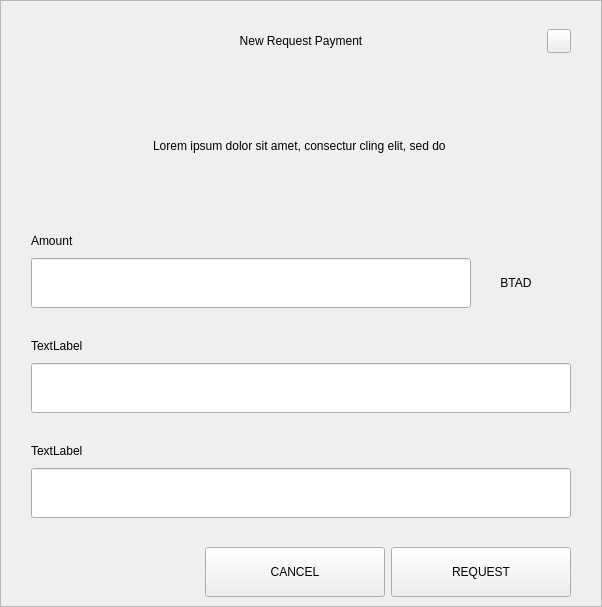
<?xml version="1.0" encoding="UTF-8"?>
<ui version="4.0">
 <class>RequestDialog</class>
 <widget class="QDialog" name="RequestDialog">
  <property name="geometry">
   <rect>
    <x>0</x>
    <y>0</y>
    <width>602</width>
    <height>607</height>
   </rect>
  </property>
  <property name="windowTitle">
   <string>Dialog</string>
  </property>
  <layout class="QVBoxLayout" name="verticalLayout_5">
   <property name="spacing">
    <number>0</number>
   </property>
   <property name="leftMargin">
    <number>0</number>
   </property>
   <property name="topMargin">
    <number>0</number>
   </property>
   <property name="rightMargin">
    <number>0</number>
   </property>
   <property name="bottomMargin">
    <number>0</number>
   </property>
   <item>
    <widget class="QFrame" name="frame">
     <property name="styleSheet">
      <string notr="true"/>
     </property>
     <property name="frameShape">
      <enum>QFrame::StyledPanel</enum>
     </property>
     <property name="frameShadow">
      <enum>QFrame::Raised</enum>
     </property>
     <layout class="QVBoxLayout" name="verticalLayout_4" stretch="1,0,0">
      <property name="spacing">
       <number>0</number>
      </property>
      <property name="leftMargin">
       <number>30</number>
      </property>
      <property name="topMargin">
       <number>20</number>
      </property>
      <property name="rightMargin">
       <number>30</number>
      </property>
      <property name="bottomMargin">
       <number>0</number>
      </property>
      <item>
       <layout class="QHBoxLayout" name="horizontalLayout_3">
        <property name="spacing">
         <number>0</number>
        </property>
        <item>
         <spacer name="horizontalSpacer_21">
          <property name="orientation">
           <enum>Qt::Horizontal</enum>
          </property>
          <property name="sizeHint" stdset="0">
           <size>
            <width>40</width>
            <height>20</height>
           </size>
          </property>
         </spacer>
        </item>
        <item>
         <widget class="QLabel" name="labelTitle">
          <property name="minimumSize">
           <size>
            <width>0</width>
            <height>40</height>
           </size>
          </property>
          <property name="maximumSize">
           <size>
            <width>16777215</width>
            <height>40</height>
           </size>
          </property>
          <property name="styleSheet">
           <string notr="true">padding-left:24px;</string>
          </property>
          <property name="text">
           <string>New Request Payment</string>
          </property>
          <property name="alignment">
           <set>Qt::AlignCenter</set>
          </property>
          <property name="margin">
           <number>7</number>
          </property>
         </widget>
        </item>
        <item>
         <spacer name="horizontalSpacer">
          <property name="orientation">
           <enum>Qt::Horizontal</enum>
          </property>
          <property name="sizeHint" stdset="0">
           <size>
            <width>40</width>
            <height>20</height>
           </size>
          </property>
         </spacer>
        </item>
        <item>
         <widget class="QPushButton" name="btnEsc">
          <property name="minimumSize">
           <size>
            <width>24</width>
            <height>24</height>
           </size>
          </property>
          <property name="maximumSize">
           <size>
            <width>24</width>
            <height>24</height>
           </size>
          </property>
          <property name="focusPolicy">
           <enum>Qt::NoFocus</enum>
          </property>
          <property name="text">
           <string/>
          </property>
         </widget>
        </item>
       </layout>
      </item>
      <item>
       <widget class="QStackedWidget" name="stack">
        <property name="minimumSize">
         <size>
          <width>540</width>
          <height>0</height>
         </size>
        </property>
        <property name="maximumSize">
         <size>
          <width>540</width>
          <height>16777215</height>
         </size>
        </property>
        <property name="currentIndex">
         <number>0</number>
        </property>
        <widget class="QWidget" name="page_1">
         <property name="minimumSize">
          <size>
           <width>540</width>
           <height>0</height>
          </size>
         </property>
         <property name="maximumSize">
          <size>
           <width>540</width>
           <height>16777215</height>
          </size>
         </property>
         <layout class="QVBoxLayout" name="layout1">
          <property name="spacing">
           <number>0</number>
          </property>
          <property name="leftMargin">
           <number>0</number>
          </property>
          <property name="topMargin">
           <number>0</number>
          </property>
          <property name="rightMargin">
           <number>0</number>
          </property>
          <property name="bottomMargin">
           <number>0</number>
          </property>
          <item>
           <spacer name="verticalSpacer_21">
            <property name="orientation">
             <enum>Qt::Vertical</enum>
            </property>
            <property name="sizeType">
             <enum>QSizePolicy::Fixed</enum>
            </property>
            <property name="sizeHint" stdset="0">
             <size>
              <width>20</width>
              <height>30</height>
             </size>
            </property>
           </spacer>
          </item>
          <item alignment="Qt::AlignHCenter">
           <widget class="QLabel" name="labelMessage">
            <property name="minimumSize">
             <size>
              <width>400</width>
              <height>50</height>
             </size>
            </property>
            <property name="text">
             <string>Lorem ipsum dolor sit amet, consectur cling elit, sed do </string>
            </property>
            <property name="alignment">
             <set>Qt::AlignCenter</set>
            </property>
            <property name="wordWrap">
             <bool>true</bool>
            </property>
           </widget>
          </item>
          <item alignment="Qt::AlignBottom">
           <widget class="QWidget" name="containerAmount" native="true">
            <layout class="QVBoxLayout" name="verticalLayout">
             <property name="spacing">
              <number>9</number>
             </property>
             <property name="leftMargin">
              <number>0</number>
             </property>
             <property name="topMargin">
              <number>0</number>
             </property>
             <property name="rightMargin">
              <number>0</number>
             </property>
             <property name="bottomMargin">
              <number>0</number>
             </property>
             <item>
              <widget class="QLabel" name="labelSubtitleAmount">
               <property name="minimumSize">
                <size>
                 <width>350</width>
                 <height>16</height>
                </size>
               </property>
               <property name="maximumSize">
                <size>
                 <width>16777215</width>
                 <height>16</height>
                </size>
               </property>
               <property name="text">
                <string>Amount</string>
               </property>
              </widget>
             </item>
             <item alignment="Qt::AlignTop">
              <widget class="QWidget" name="layoutAmount" native="true">
               <layout class="QHBoxLayout" name="horizontalLayout" stretch="2,0">
                <property name="spacing">
                 <number>0</number>
                </property>
                <property name="leftMargin">
                 <number>0</number>
                </property>
                <property name="topMargin">
                 <number>0</number>
                </property>
                <property name="rightMargin">
                 <number>0</number>
                </property>
                <property name="bottomMargin">
                 <number>0</number>
                </property>
                <item>
                 <widget class="QLineEdit" name="lineEditAmount">
                  <property name="minimumSize">
                   <size>
                    <width>0</width>
                    <height>50</height>
                   </size>
                  </property>
                  <property name="maximumSize">
                   <size>
                    <width>16777215</width>
                    <height>50</height>
                   </size>
                  </property>
                 </widget>
                </item>
                <item>
                 <widget class="QWidget" name="comboContainer" native="true">
                  <property name="minimumSize">
                   <size>
                    <width>100</width>
                    <height>50</height>
                   </size>
                  </property>
                  <property name="maximumSize">
                   <size>
                    <width>16777215</width>
                    <height>50</height>
                   </size>
                  </property>
                  <layout class="QHBoxLayout" name="horizontalLayout_31">
                   <property name="spacing">
                    <number>0</number>
                   </property>
                   <property name="leftMargin">
                    <number>0</number>
                   </property>
                   <property name="topMargin">
                    <number>0</number>
                   </property>
                   <property name="rightMargin">
                    <number>10</number>
                   </property>
                   <property name="bottomMargin">
                    <number>0</number>
                   </property>
                   <item>
                    <widget class="QLabel" name="comboBoxCoin">
                     <property name="text">
                      <string>BTAD</string>
                     </property>
                     <property name="alignment">
                      <set>Qt::AlignCenter</set>
                     </property>
                    </widget>
                   </item>
                  </layout>
                 </widget>
                </item>
               </layout>
              </widget>
             </item>
            </layout>
           </widget>
          </item>
          <item>
           <spacer name="verticalSpacer_31">
            <property name="orientation">
             <enum>Qt::Vertical</enum>
            </property>
            <property name="sizeType">
             <enum>QSizePolicy::Fixed</enum>
            </property>
            <property name="sizeHint" stdset="0">
             <size>
              <width>20</width>
              <height>30</height>
             </size>
            </property>
           </spacer>
          </item>
          <item>
           <layout class="QVBoxLayout" name="verticalLayoutLabel">
            <property name="spacing">
             <number>9</number>
            </property>
            <item>
             <widget class="QLabel" name="labelSubtitleLabel">
              <property name="minimumSize">
               <size>
                <width>0</width>
                <height>16</height>
               </size>
              </property>
              <property name="maximumSize">
               <size>
                <width>16777215</width>
                <height>16</height>
               </size>
              </property>
              <property name="text">
               <string>TextLabel</string>
              </property>
             </widget>
            </item>
            <item>
             <widget class="QLineEdit" name="lineEditLabel">
              <property name="minimumSize">
               <size>
                <width>0</width>
                <height>50</height>
               </size>
              </property>
              <property name="maximumSize">
               <size>
                <width>16777215</width>
                <height>50</height>
               </size>
              </property>
             </widget>
            </item>
           </layout>
          </item>
          <item>
           <spacer name="verticalSpacer_34">
            <property name="orientation">
             <enum>Qt::Vertical</enum>
            </property>
            <property name="sizeType">
             <enum>QSizePolicy::Fixed</enum>
            </property>
            <property name="sizeHint" stdset="0">
             <size>
              <width>20</width>
              <height>30</height>
             </size>
            </property>
           </spacer>
          </item>
          <item>
           <layout class="QVBoxLayout" name="verticalLayoutDescription">
            <property name="spacing">
             <number>9</number>
            </property>
            <item>
             <widget class="QLabel" name="labelSubtitleDescription">
              <property name="minimumSize">
               <size>
                <width>0</width>
                <height>16</height>
               </size>
              </property>
              <property name="maximumSize">
               <size>
                <width>16777215</width>
                <height>16</height>
               </size>
              </property>
              <property name="text">
               <string>TextLabel</string>
              </property>
             </widget>
            </item>
            <item>
             <widget class="QLineEdit" name="lineEditDescription">
              <property name="minimumSize">
               <size>
                <width>0</width>
                <height>50</height>
               </size>
              </property>
              <property name="maximumSize">
               <size>
                <width>16777215</width>
                <height>50</height>
               </size>
              </property>
             </widget>
            </item>
            <item>
             <spacer name="verticalSpacer_4">
              <property name="orientation">
               <enum>Qt::Vertical</enum>
              </property>
              <property name="sizeType">
               <enum>QSizePolicy::Fixed</enum>
              </property>
              <property name="sizeHint" stdset="0">
               <size>
                <width>20</width>
                <height>20</height>
               </size>
              </property>
             </spacer>
            </item>
           </layout>
          </item>
         </layout>
        </widget>
        <widget class="QWidget" name="page_2">
         <layout class="QVBoxLayout" name="layout2">
          <item>
           <spacer name="verticalSpacer_5">
            <property name="orientation">
             <enum>Qt::Vertical</enum>
            </property>
            <property name="sizeType">
             <enum>QSizePolicy::Fixed</enum>
            </property>
            <property name="sizeHint" stdset="0">
             <size>
              <width>20</width>
              <height>50</height>
             </size>
            </property>
           </spacer>
          </item>
          <item alignment="Qt::AlignHCenter">
           <widget class="QLabel" name="labelQrImg">
            <property name="minimumSize">
             <size>
              <width>260</width>
              <height>260</height>
             </size>
            </property>
            <property name="maximumSize">
             <size>
              <width>260</width>
              <height>260</height>
             </size>
            </property>
            <property name="text">
             <string/>
            </property>
            <property name="alignment">
             <set>Qt::AlignCenter</set>
            </property>
           </widget>
          </item>
          <item>
           <spacer name="verticalSpacer_2">
            <property name="orientation">
             <enum>Qt::Vertical</enum>
            </property>
            <property name="sizeType">
             <enum>QSizePolicy::Fixed</enum>
            </property>
            <property name="sizeHint" stdset="0">
             <size>
              <width>20</width>
              <height>30</height>
             </size>
            </property>
           </spacer>
          </item>
          <item alignment="Qt::AlignHCenter">
           <widget class="QLabel" name="labelAddress">
            <property name="text">
             <string>D7VFR83SQbiezrW72hjcWJtcfip5krte2Z </string>
            </property>
           </widget>
          </item>
          <item>
           <spacer name="verticalSpacer_32">
            <property name="orientation">
             <enum>Qt::Vertical</enum>
            </property>
            <property name="sizeType">
             <enum>QSizePolicy::Expanding</enum>
            </property>
            <property name="sizeHint" stdset="0">
             <size>
              <width>20</width>
              <height>20</height>
             </size>
            </property>
           </spacer>
          </item>
          <item>
           <layout class="QHBoxLayout" name="horizontal">
            <property name="leftMargin">
             <number>20</number>
            </property>
            <property name="rightMargin">
             <number>20</number>
            </property>
            <property name="bottomMargin">
             <number>20</number>
            </property>
            <item>
             <spacer name="horizontalSpacer_4">
              <property name="orientation">
               <enum>Qt::Horizontal</enum>
              </property>
              <property name="sizeHint" stdset="0">
               <size>
                <width>40</width>
                <height>20</height>
               </size>
              </property>
             </spacer>
            </item>
            <item>
             <widget class="QPushButton" name="btnCopyAddress">
              <property name="minimumSize">
               <size>
                <width>180</width>
                <height>50</height>
               </size>
              </property>
              <property name="text">
               <string>COPY ADDRESS</string>
              </property>
             </widget>
            </item>
            <item>
             <widget class="QPushButton" name="btnCopyUrl">
              <property name="minimumSize">
               <size>
                <width>180</width>
                <height>50</height>
               </size>
              </property>
              <property name="text">
               <string>COPY URL</string>
              </property>
             </widget>
            </item>
            <item>
             <spacer name="horizontalSpacer_2">
              <property name="orientation">
               <enum>Qt::Horizontal</enum>
              </property>
              <property name="sizeHint" stdset="0">
               <size>
                <width>40</width>
                <height>20</height>
               </size>
              </property>
             </spacer>
            </item>
           </layout>
          </item>
         </layout>
        </widget>
       </widget>
      </item>
      <item>
       <widget class="QWidget" name="buttonsStack" native="true">
        <layout class="QHBoxLayout" name="horizontalLayout_5">
         <property name="leftMargin">
          <number>20</number>
         </property>
         <property name="rightMargin">
          <number>0</number>
         </property>
         <item>
          <spacer name="horizontalSpacer_41">
           <property name="orientation">
            <enum>Qt::Horizontal</enum>
           </property>
           <property name="sizeHint" stdset="0">
            <size>
             <width>40</width>
             <height>20</height>
            </size>
           </property>
          </spacer>
         </item>
         <item>
          <widget class="QPushButton" name="btnCancel">
           <property name="minimumSize">
            <size>
             <width>180</width>
             <height>50</height>
            </size>
           </property>
           <property name="focusPolicy">
            <enum>Qt::NoFocus</enum>
           </property>
           <property name="text">
            <string>CANCEL</string>
           </property>
          </widget>
         </item>
         <item>
          <widget class="QPushButton" name="btnSave">
           <property name="minimumSize">
            <size>
             <width>180</width>
             <height>50</height>
            </size>
           </property>
           <property name="focusPolicy">
            <enum>Qt::NoFocus</enum>
           </property>
           <property name="text">
            <string>REQUEST</string>
           </property>
          </widget>
         </item>
        </layout>
       </widget>
      </item>
     </layout>
    </widget>
   </item>
  </layout>
 </widget>
 <resources/>
 <connections/>
</ui>
